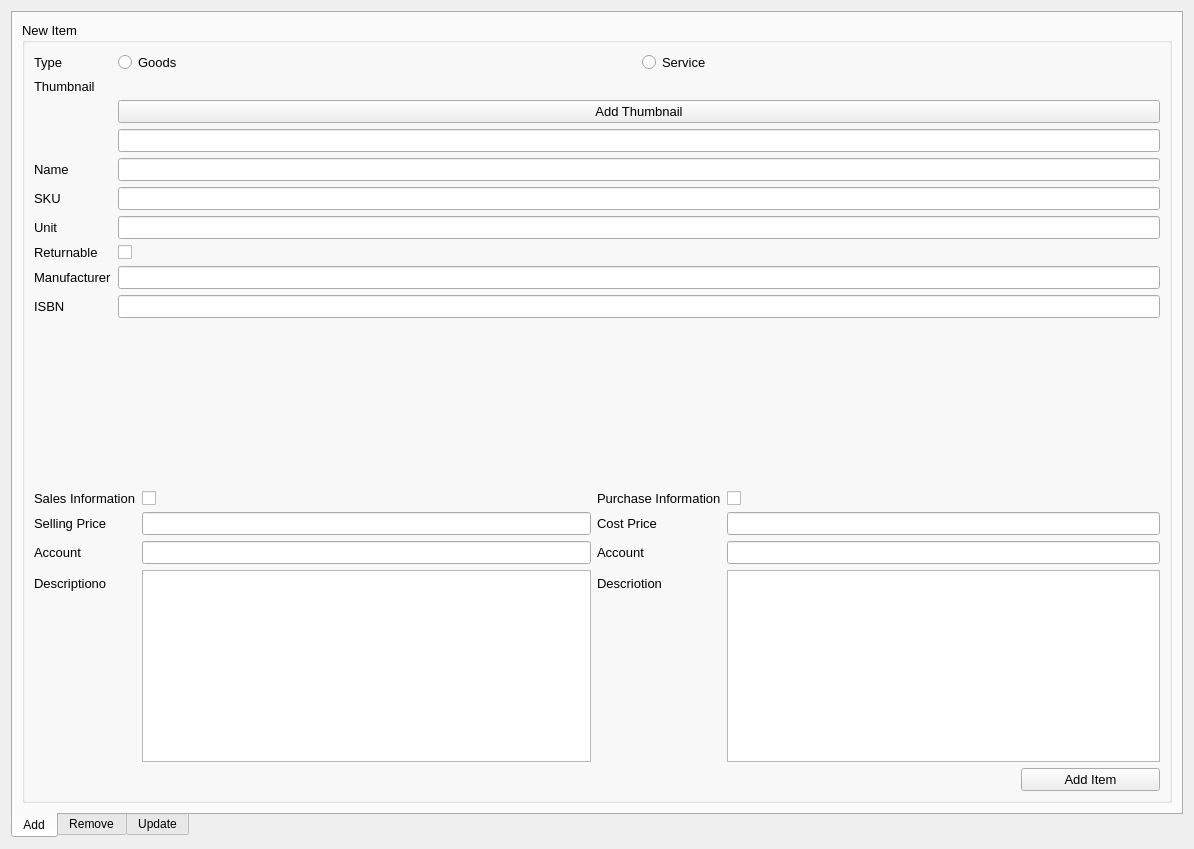
               <widget class="QWidget" name="page_4">
                <property name="geometry">
                 <rect>
                  <x>0</x>
                  <y>0</y>
                  <width>1194</width>
                  <height>849</height>
                 </rect>
                </property>
                <attribute name="label">
                 <string>Inventory</string>
                </attribute>
                <layout class="QGridLayout" name="gridLayout_20">
                 <item row="0" column="0">
                  <widget class="QTabWidget" name="tabWidget_3">
                   <property name="tabPosition">
                    <enum>QTabWidget::South</enum>
                   </property>
                   <property name="currentIndex">
                    <number>0</number>
                   </property>
                   <widget class="QWidget" name="tab_6">
                    <attribute name="icon">
                     <iconset>
                      <normaloff>../../../../../fontawesome-free-5.9.0-desktop/svgs/solid/plus.svg</normaloff>../../../../../fontawesome-free-5.9.0-desktop/svgs/solid/plus.svg</iconset>
                    </attribute>
                    <attribute name="title">
                     <string>Add</string>
                    </attribute>
                    <layout class="QGridLayout" name="gridLayout_21">
                     <item row="0" column="0">
                      <widget class="QGroupBox" name="groupBox_5">
                       <property name="font">
                        <font>
                         <pointsize>10</pointsize>
                         <weight>50</weight>
                         <bold>false</bold>
                        </font>
                       </property>
                       <property name="title">
                        <string>New Item</string>
                       </property>
                       <layout class="QGridLayout" name="gridLayout_22" rowstretch="2,0,0" columnstretch="2,2,3,1">
                        <item row="1" column="0" colspan="2">
                         <layout class="QFormLayout" name="formLayout_8">
                          <item row="0" column="0">
                           <widget class="QLabel" name="label_46">
                            <property name="text">
                             <string>Sales Information</string>
                            </property>
                           </widget>
                          </item>
                          <item row="0" column="1">
                           <widget class="QCheckBox" name="checkBox_3">
                            <property name="text">
                             <string/>
                            </property>
                           </widget>
                          </item>
                          <item row="1" column="0">
                           <widget class="QLabel" name="label_48">
                            <property name="text">
                             <string>Selling Price</string>
                            </property>
                           </widget>
                          </item>
                          <item row="2" column="0">
                           <widget class="QLabel" name="label_49">
                            <property name="text">
                             <string>Account</string>
                            </property>
                           </widget>
                          </item>
                          <item row="3" column="0">
                           <widget class="QLabel" name="label_50">
                            <property name="text">
                             <string>Descriptiono</string>
                            </property>
                           </widget>
                          </item>
                          <item row="3" column="1">
                           <widget class="QTextEdit" name="textEdit_2"/>
                          </item>
                          <item row="2" column="1">
                           <widget class="QLineEdit" name="lineEdit_24"/>
                          </item>
                          <item row="1" column="1">
                           <widget class="QLineEdit" name="lineEdit_25"/>
                          </item>
                         </layout>
                        </item>
                        <item row="2" column="3">
                         <widget class="QPushButton" name="pushButton_14">
                          <property name="text">
                           <string>Add Item</string>
                          </property>
                          <property name="icon">
                           <iconset>
                            <normaloff>../../../../../fontawesome-free-5.9.0-desktop/svgs/solid/plus.svg</normaloff>../../../../../fontawesome-free-5.9.0-desktop/svgs/solid/plus.svg</iconset>
                          </property>
                         </widget>
                        </item>
                        <item row="1" column="2" colspan="2">
                         <layout class="QFormLayout" name="formLayout_5">
                          <item row="0" column="0">
                           <widget class="QLabel" name="label_47">
                            <property name="text">
                             <string>Purchase Information</string>
                            </property>
                           </widget>
                          </item>
                          <item row="0" column="1">
                           <widget class="QCheckBox" name="checkBox_4">
                            <property name="text">
                             <string/>
                            </property>
                           </widget>
                          </item>
                          <item row="1" column="0">
                           <widget class="QLabel" name="label_51">
                            <property name="text">
                             <string>Cost Price</string>
                            </property>
                           </widget>
                          </item>
                          <item row="2" column="0">
                           <widget class="QLabel" name="label_52">
                            <property name="text">
                             <string>Account</string>
                            </property>
                           </widget>
                          </item>
                          <item row="3" column="0">
                           <widget class="QLabel" name="label_53">
                            <property name="text">
                             <string>Descriotion</string>
                            </property>
                           </widget>
                          </item>
                          <item row="1" column="1">
                           <widget class="QLineEdit" name="lineEdit_26"/>
                          </item>
                          <item row="2" column="1">
                           <widget class="QLineEdit" name="lineEdit_27"/>
                          </item>
                          <item row="3" column="1">
                           <widget class="QTextEdit" name="textEdit_3"/>
                          </item>
                         </layout>
                        </item>
                        <item row="0" column="0" colspan="4">
                         <layout class="QFormLayout" name="formLayout_4">
                          <property name="labelAlignment">
                           <set>Qt::AlignLeading|Qt::AlignLeft|Qt::AlignVCenter</set>
                          </property>
                          <item row="0" column="0">
                           <widget class="QLabel" name="label_36">
                            <property name="text">
                             <string>Type</string>
                            </property>
                           </widget>
                          </item>
                          <item row="0" column="1">
                           <layout class="QHBoxLayout" name="horizontalLayout_2">
                            <item>
                             <widget class="QRadioButton" name="radioButton_3">
                              <property name="text">
                               <string>Goods</string>
                              </property>
                             </widget>
                            </item>
                            <item>
                             <widget class="QRadioButton" name="radioButton_4">
                              <property name="text">
                               <string>Service</string>
                              </property>
                             </widget>
                            </item>
                           </layout>
                          </item>
                          <item row="10" column="1">
                           <widget class="QLabel" name="label_42">
                            <property name="maximumSize">
                             <size>
                              <width>500</width>
                              <height>500</height>
                             </size>
                            </property>
                            <property name="text">
                             <string/>
                            </property>
                            <property name="scaledContents">
                             <bool>true</bool>
                            </property>
                           </widget>
                          </item>
                          <item row="6" column="1">
                           <widget class="QLineEdit" name="lineEdit_19"/>
                          </item>
                          <item row="5" column="1">
                           <widget class="QLineEdit" name="lineEdit_20"/>
                          </item>
                          <item row="4" column="1">
                           <widget class="QLineEdit" name="lineEdit_21"/>
                          </item>
                          <item row="4" column="0">
                           <widget class="QLabel" name="label_37">
                            <property name="text">
                             <string>Name</string>
                            </property>
                           </widget>
                          </item>
                          <item row="5" column="0">
                           <widget class="QLabel" name="label_38">
                            <property name="text">
                             <string>SKU</string>
                            </property>
                           </widget>
                          </item>
                          <item row="6" column="0">
                           <widget class="QLabel" name="label_39">
                            <property name="text">
                             <string>Unit</string>
                            </property>
                           </widget>
                          </item>
                          <item row="7" column="0">
                           <widget class="QLabel" name="label_40">
                            <property name="text">
                             <string>Returnable</string>
                            </property>
                           </widget>
                          </item>
                          <item row="7" column="1">
                           <widget class="QCheckBox" name="checkBox_2">
                            <property name="text">
                             <string/>
                            </property>
                           </widget>
                          </item>
                          <item row="1" column="1">
                           <widget class="QLabel" name="label_41">
                            <property name="maximumSize">
                             <size>
                              <width>200</width>
                              <height>200</height>
                             </size>
                            </property>
                            <property name="text">
                             <string/>
                            </property>
                            <property name="pixmap">
                             <pixmap>../../../../../../Downloads/Screenshot_20190801_105453.png</pixmap>
                            </property>
                            <property name="scaledContents">
                             <bool>true</bool>
                            </property>
                           </widget>
                          </item>
                          <item row="1" column="0">
                           <widget class="QLabel" name="label_43">
                            <property name="text">
                             <string>Thumbnail</string>
                            </property>
                           </widget>
                          </item>
                          <item row="8" column="1">
                           <widget class="QLineEdit" name="lineEdit_22"/>
                          </item>
                          <item row="8" column="0">
                           <widget class="QLabel" name="label_44">
                            <property name="text">
                             <string>Manufacturer</string>
                            </property>
                           </widget>
                          </item>
                          <item row="9" column="1">
                           <widget class="QLineEdit" name="lineEdit_23"/>
                          </item>
                          <item row="9" column="0">
                           <widget class="QLabel" name="label_45">
                            <property name="text">
                             <string>ISBN</string>
                            </property>
                           </widget>
                          </item>
                          <item row="3" column="1">
                           <widget class="QLineEdit" name="lineEdit_28"/>
                          </item>
                          <item row="2" column="1">
                           <widget class="QPushButton" name="pushButton_13">
                            <property name="text">
                             <string>Add Thumbnail</string>
                            </property>
                           </widget>
                          </item>
                         </layout>
                        </item>
                        <item row="2" column="0" colspan="3">
                         <spacer name="horizontalSpacer_9">
                          <property name="orientation">
                           <enum>Qt::Horizontal</enum>
                          </property>
                          <property name="sizeHint" stdset="0">
                           <size>
                            <width>40</width>
                            <height>20</height>
                           </size>
                          </property>
                         </spacer>
                        </item>
                       </layout>
                      </widget>
                     </item>
                    </layout>
                   </widget>
                   <widget class="QWidget" name="tab_7">
                    <attribute name="icon">
                     <iconset>
                      <normaloff>../../../../../fontawesome-free-5.9.0-desktop/svgs/solid/trash.svg</normaloff>../../../../../fontawesome-free-5.9.0-desktop/svgs/solid/trash.svg</iconset>
                    </attribute>
                    <attribute name="title">
                     <string>Remove</string>
                    </attribute>
                   </widget>
                   <widget class="QWidget" name="tab_8">
                    <attribute name="icon">
                     <iconset>
                      <normaloff>../../../../../fontawesome-free-5.9.0-desktop/svgs/solid/pen.svg</normaloff>../../../../../fontawesome-free-5.9.0-desktop/svgs/solid/pen.svg</iconset>
                    </attribute>
                    <attribute name="title">
                     <string>Update</string>
                    </attribute>
                   </widget>
                  </widget>
                 </item>
                </layout>
               </widget>
